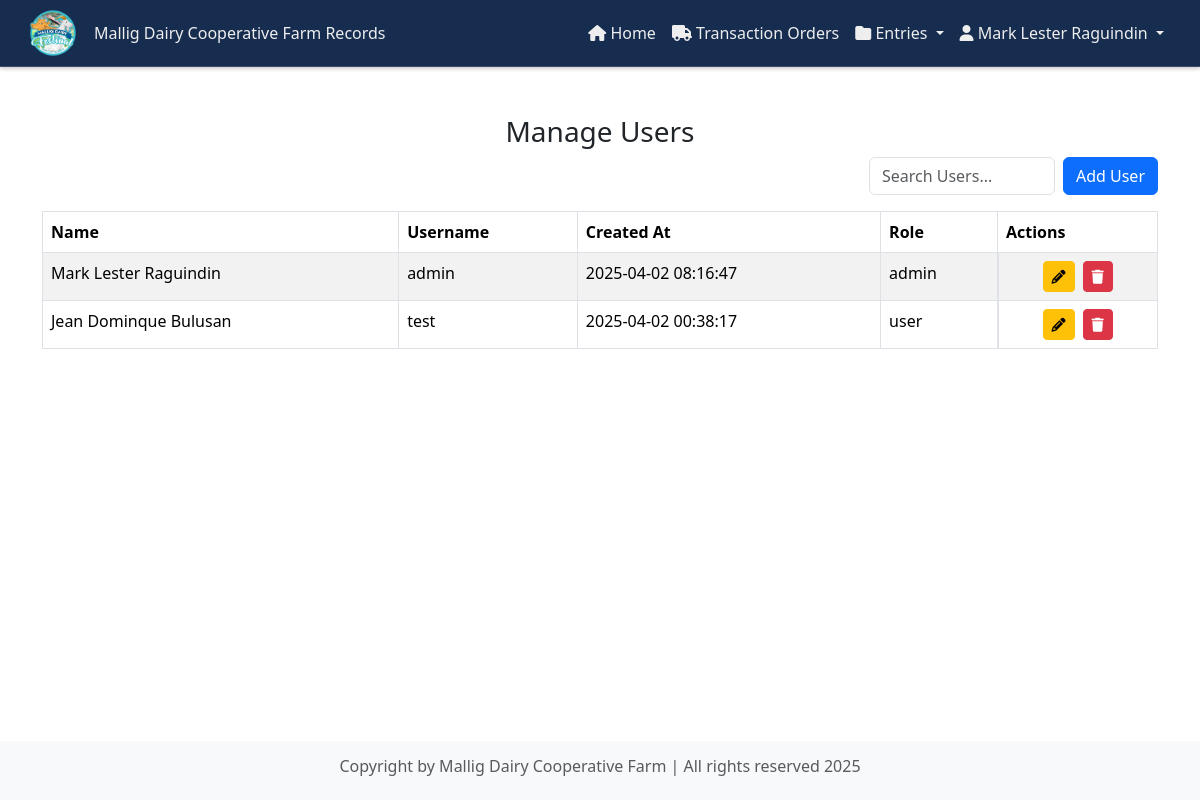
/admin/manage_users.php (signed in), run on the app's committed database.
### tables this page shows
CREATE TABLE `users` (
  `user_id` int(11) NOT NULL,
  `name` varchar(255) NOT NULL,
  `username` varchar(255) NOT NULL,
  `password` varchar(255) NOT NULL,
  `created_at` datetime NOT NULL,
  `role` varchar(20) DEFAULT NULL
);

### admin/manage_users.php (the view, shortened to what this page needs)
<?php
include '../components/config.php';
$query = "SELECT * FROM users";
$result = mysqli_query($con, $query);
?>
<!DOCTYPE html>
<html lang="en">
<head>
    <link rel="stylesheet" href="https://cdnjs.cloudflare.com/ajax/libs/font-awesome/6.0.0-beta3/css/all.min.css" />
    <link rel="stylesheet" href="https://cdnjs.cloudflare.com/ajax/libs/font-awesome/6.0.0-beta3/css/fontawesome.min.css" />
    <link href="https://cdn.jsdelivr.net/npm/bootstrap@5.3.0-alpha1/dist/css/bootstrap.min.css" rel="stylesheet">
    <link rel="stylesheet" href="https://cdnjs.cloudflare.com/ajax/libs/font-awesome/6.0.0-beta3/css/all.min.css">
    <link href="https://cdnjs.cloudflare.com/ajax/libs/font-awesome/6.0.0-beta3/css/all.min.css" rel="stylesheet">
    <link href="https://cdnjs.cloudflare.com/ajax/libs/bootstrap/5.3.2/css/bootstrap.min.css" rel="stylesheet">
    <link rel="stylesheet" href="https://cdnjs.cloudflare.com/ajax/libs/font-awesome/6.7.2/css/all.min.css">
    <link rel="stylesheet" href="../style/header.css">
</head>
<body>
    <?php include '../components/admin_header.php'; ?>
    <div class="container mt-5">
        <h3 class="text-center">Manage Users</h3>
        <div class="text-end mb-3 d-flex align-items-center justify-content-end gap-2">
            <div class="col-md-2">
                <input type="text" id="searchInput" class="form-control" placeholder="Search Users...">
            </div>
            <button class="btn btn-primary" data-bs-toggle="modal" data-bs-target="#addUserModal">Add User</button>
        </div>
        <table class="table table-bordered table-striped">
            <thead>
                <tr>
                    <th>Name</th>
                    <th>Username</th>
                    <th>Created At</th>
                    <th>Role</th>
                    <th>Actions</th>
                </tr>
            </thead>
            <tbody>
                <?php while ($row = mysqli_fetch_assoc($result)) { ?>
                    <tr>
                        <td><?php echo htmlspecialchars($row['name']); ?></td>
                        <td><?php echo htmlspecialchars($row['username']); ?></td>
                        <td><?php echo htmlspecialchars($row['created_at']); ?></td>
                        <td><?php echo htmlspecialchars($row['role']); ?></td>
                        <td class="d-flex justify-content-center align-items-center gap-2">
                            <button class="btn btn-warning btn-sm" data-bs-toggle="modal" data-bs-target="#editUserModal<?php echo $row['user_id']; ?>">
                                <i class="fas fa-pencil"></i>
                            </button>
                            <button class="btn btn-danger btn-sm" onclick="deleteUser(<?php echo $row['user_id']; ?>)">
                                <i class="fas fa-trash"></i>
                            </button>
                        </td>
                    </tr>
                <?php } ?>
            </tbody>
        </table>
    </div>
    <?php include '../components/footer.php'; ?>
</body>
</html>

### components/footer.php (style rules this page uses)
body { display: flex; flex-direction: column; min-height: 100vh; margin: 0; }

### data on the page
users: name "Mark Lester Raguindin", username "admin", created_at "2025-04-02 08:16:47", role "admin"
users: name "Jean Dominque Bulusan", username "test", created_at "2025-04-02 00:38:17", role "user"

### other printed values
$_SESSION['name'] "Mark Lester Raguindin"
